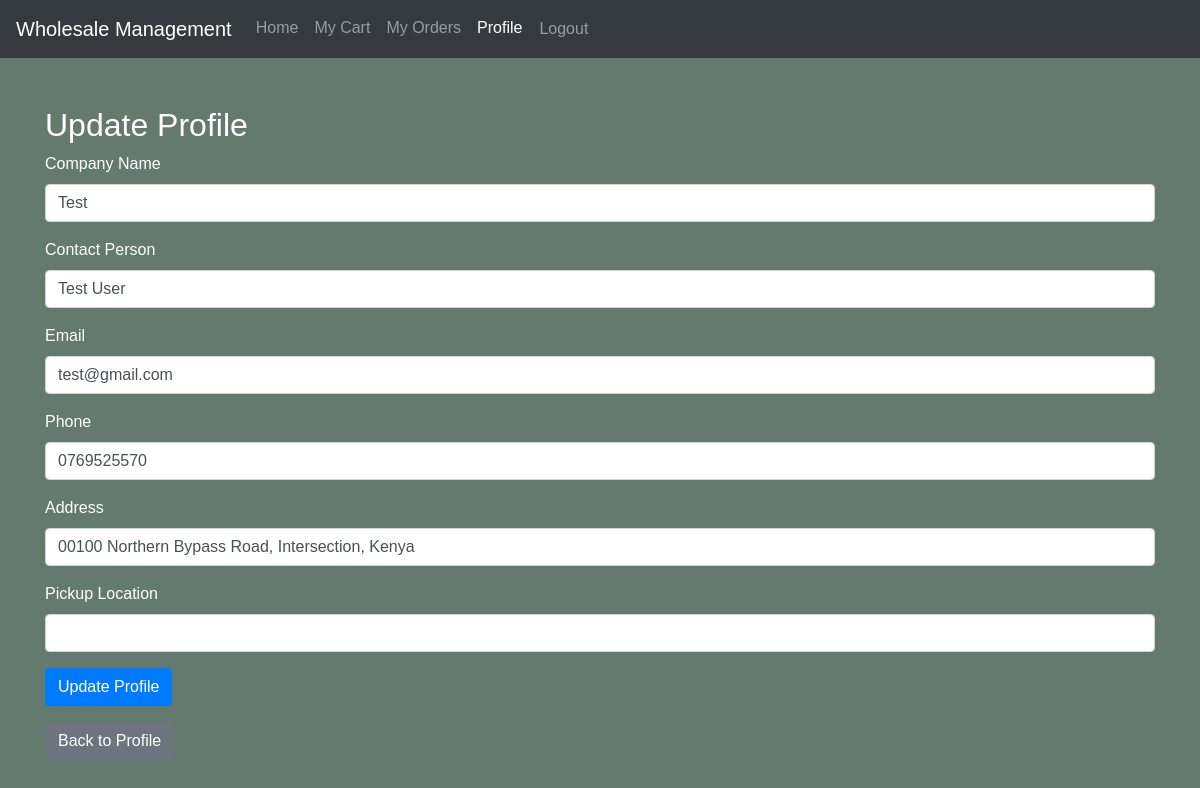
The app's page /update_profile (signed in) with its own data.
### app.py (models this page shows, shortened)
class User(db.Model, UserMixin):
    id = db.Column(db.Integer, primary_key=True)
    company_name = db.Column(db.String(100), nullable=False)
    contact_person = db.Column(db.String(100), nullable=False)
    email = db.Column(db.String(100), unique=True, nullable=False)
    phone = db.Column(db.String(20), nullable=False)
    address = db.Column(db.String(255), nullable=False)
    pickup_location = db.Column(db.String(255), nullable=True)
    password_hash = db.Column(db.String(128), nullable=False)
    carts = db.relationship('UserCart', backref='user', lazy=True)
    orders = db.relationship('UserOrder', backref='user', lazy=True)
    admin_orders = db.relationship('AdminOrder', backref='user', lazy=True)

### app.py (the view, shortened to what this page needs)
@app.route('/update_profile', methods=['GET', 'POST'])
@login_required
def update_profile():
    return render_template('update_profile.html', user=current_user)

### app.py (called while the page is built)
@login_manager.user_loader
def load_user(user_id):
    return db.session.get(User, int(user_id))

### templates/update_profile.html (shortened to what this page needs)
<!DOCTYPE html>
<html lang="en">
<head>
  <link rel="stylesheet" href="https://stackpath.bootstrapcdn.com/bootstrap/4.5.2/css/bootstrap.min.css">
  <link rel="stylesheet" href="{{ url_for('static', filename='css/main.css') }}">
</head>
<body>
  <nav class="navbar navbar-expand-lg navbar-dark bg-dark">
    <a class="navbar-brand" href="#">Wholesale Management</a>
    <div class="collapse navbar-collapse" id="navbarNav">
      <ul class="navbar-nav mr-auto">
        <li class="nav-item"><a class="nav-link" href="{{ url_for('home') }}">Home</a></li>
        <li class="nav-item"><a class="nav-link" href="#" data-toggle="modal" data-target="#cartModal">My Cart</a></li>
        <li class="nav-item"><a class="nav-link" href="#" data-toggle="modal" data-target="#ordersModal">My Orders</a></li>
        <li class="nav-item active"><a class="nav-link" href="{{ url_for('profile') }}">Profile</a></li>
        <li class="nav-item">
          <form action="{{ url_for('logout') }}" method="post">
            <button type="submit" class="btn btn-link nav-link">Logout</button>
          </form>
        </li>
      </ul>
    </div>
  </nav>
  <div class="container mt-5">
    <h2>Update Profile</h2>
    <form action="{{ url_for('update_profile') }}" method="post">
      <div class="form-group">
        <label for="company_name">Company Name</label>
        <input type="text" class="form-control" id="company_name" name="company_name" value="{{ user.company_name }}" required>
      </div>
      <div class="form-group">
        <label for="contact_person">Contact Person</label>
        <input type="text" class="form-control" id="contact_person" name="contact_person" value="{{ user.contact_person }}" required>
      </div>
      <div class="form-group">
        <label for="email">Email</label>
        <input type="email" class="form-control" id="email" name="email" value="{{ user.email }}" required>
      </div>
      <div class="form-group">
        <label for="phone">Phone</label>
        <input type="text" class="form-control" id="phone" name="phone" value="{{ user.phone }}" required>
      </div>
      <div class="form-group">
        <label for="address">Address</label>
        <input type="text" class="form-control" id="address" name="address" value="{{ user.address }}" required>
      </div>
      <div class="form-group">
        <label for="pickup_location">Pickup Location</label>
        <input type="text" class="form-control" id="pickup_location" name="pickup_location" value="{{ user.pickup_location or '' }}">
      </div>
      <button type="submit" class="btn btn-primary">Update Profile</button>
    </form>
    <a href="{{ url_for('profile') }}" class="btn btn-secondary mt-3">Back to Profile</a>
  </div>
</body>
</html>

### static/css/main.css (style rules this page uses)
body { background-color: #647a6e; color: #fff; font-family: Arial, sans-serif; }
.btn-primary { background-color: #007bff; border-color: #007bff; }
.btn-secondary { background-color: #6c757d; border-color: #6c757d; }

### records on screen
User: company_name "Test", contact_person "Test User", email "test@gmail.com", phone "0769525570", address "00100 Northern Bypass Road, Intersection, Kenya"
